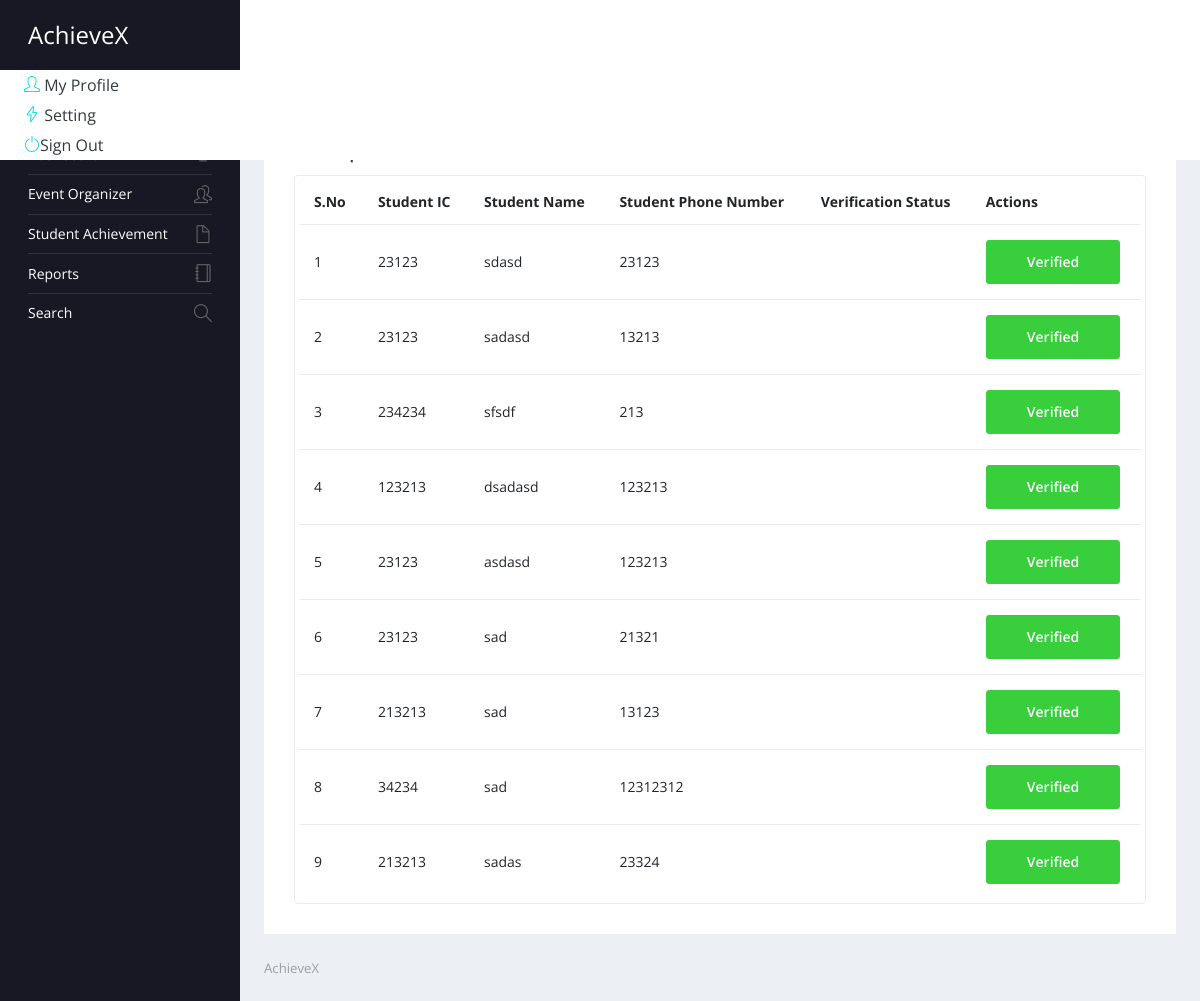
Page /admin/participate-list.php?event_id=13 (signed in) on the committed database.
### tables this page shows
CREATE TABLE `tblparticipant` (
  `ID` int(11) NOT NULL,
  `studentIC` varchar(50) NOT NULL,
  `studentName` varchar(100) NOT NULL,
  `studentPhoneNumber` varchar(20) NOT NULL,
  `eventID` int(11) NOT NULL,
  `attendanceStatus` varchar(10) DEFAULT 'absent'
);

### admin/participate-list.php (the view, shortened to what this page needs)
<?php
include('includes/dbconnection.php');
if (isset($_GET['event_id'])) {
    $event_id = $_GET['event_id'];
} else {
    header('location:event-list.php');
    exit;
}
$sql = "SELECT * FROM tblparticipant WHERE eventID = :eventID";
$queryz = $dbh->prepare($sql);
$queryz->bindParam(':eventID', $event_id, PDO::PARAM_INT);
try {
    $queryz->execute();
    $resultsz = $queryz->fetchAll(PDO::FETCH_OBJ);
} catch (PDOException $e) {
    echo "Error: " . $e->getMessage();
    exit;
}
?>
<!DOCTYPE html>
<html lang="en">
<head>
    <link rel="stylesheet" href="vendors/simple-line-icons/css/simple-line-icons.css">
    <link rel="stylesheet" href="vendors/flag-icon-css/css/flag-icon.min.css">
    <link rel="stylesheet" href="vendors/css/vendor.bundle.base.css">
    <link rel="stylesheet" href="css/style.css">
</head>
<body>
    <div class="container-scroller">
        <?php include_once('includes/header.php'); ?>
        <div class="container-fluid page-body-wrapper">
            <?php include_once('includes/sidebar.php'); ?>
            <div class="main-panel">
                <div class="content-wrapper">
                    <div class="page-header">
                        <h3 class="page-title">Participants List</h3>
                        <nav aria-label="breadcrumb">
                            <ol class="breadcrumb">
                                <li class="breadcrumb-item"><a href="dashboard.php">Dashboard</a></li>
                                <li class="breadcrumb-item"><a href="event-list.php">Event List</a></li>
                                <li class="breadcrumb-item active" aria-current="page">Participants List</li>
                            </ol>
                        </nav>
                    </div>
                    <div class="row">
                        <div class="col-12 grid-margin stretch-card">
                            <div class="card">
                                <div class="card-body">
                                    <h4 class="card-title">Participants for Event ID: <?php echo htmlentities($event_id); ?></h4>
                                    <div class="table-responsive border rounded p-1">
                                        <table class="table">
                                            <thead>
                                                <tr>
                                                    <th class="font-weight-bold">S.No</th>
                                                    <th class="font-weight-bold">Student IC</th>
                                                    <th class="font-weight-bold">Student Name</th>
                                                    <th class="font-weight-bold">Student Phone Number</th>
                                                    <th class="font-weight-bold">Verification Status</th>
                                                    <th class="font-weight-bold">Actions</th>
                                                </tr>
                                            </thead>
                                            <tbody>
                                                <?php
                                                $cnt = 1;
                                                if ($queryz->rowCount() > 0) {
                                                    foreach ($resultsz as $row) {
                                                        $studentIC = isset($row->studentIC) ? htmlentities($row->studentIC) : '';
                                                        $studentName = isset($row->studentName) ? htmlentities($row->studentName) : '';
                                                        $studentPhoneNumber = isset($row->studentPhoneNumber) ? htmlentities($row->studentPhoneNumber) : '';
                                                        $verificationStatus = isset($row->verificationStatus) ? htmlentities($row->verificationStatus) : '';
                                                        echo "<tr>";
                                                        echo "<td>" . htmlentities($cnt) . "</td>";
                                                        echo "<td>" . $studentIC . "</td>";
                                                        echo "<td>" . $studentName . "</td>";
                                                        echo "<td>" . $studentPhoneNumber . "</td>";
                                                        echo "<td id='verification-status-" . $row->ID . "'>" . $verificationStatus . "</td>";
                                                        echo "<td>";
                                                        echo "<button id='verification-btn-" . $row->ID . "' class='btn " . ($verificationStatus == 'Yes' ? 'btn-danger' : 'btn-success') . "' onclick=\"toggleVerification(" . htmlentities($row->ID) . ", '" . htmlentities($verificationStatus) . "')\">" . ($verificationStatus == 'No' ? 'Unverified' : 'Verified') . "</button>";
                                                        echo "</td>";
                                                        echo "</tr>";
                                                        $cnt++;
                                                    }
                                                } else {
                                                    echo '<tr><td colspan="6">No participants found</td></tr>';
                                                }
                                                ?>
                                            </tbody>
                                        </table>
                                    </div>
                                </div>
                            </div>
                        </div>
                    </div>
                </div>
                <?php include_once('includes/footer.php'); ?>
            </div>
        </div>
</body>
</html>

### rows in the picture
tblparticipant: studentIC "23123", studentName "sdasd", studentPhoneNumber "23123"
tblparticipant: studentIC "23123", studentName "sadasd", studentPhoneNumber "13213"
tblparticipant: studentIC "234234", studentName "sfsdf", studentPhoneNumber "213"
tblparticipant: studentIC "123213", studentName "dsadasd", studentPhoneNumber "123213"
tblparticipant: studentIC "23123", studentName "asdasd", studentPhoneNumber "123213"
tblparticipant: studentIC "23123", studentName "sad", studentPhoneNumber "21321"
tblparticipant: studentIC "213213", studentName "sad", studentPhoneNumber "13123"
tblparticipant: studentIC "34234", studentName "sad", studentPhoneNumber "12312312"
tblparticipant: studentIC "213213", studentName "sadas", studentPhoneNumber "23324"
